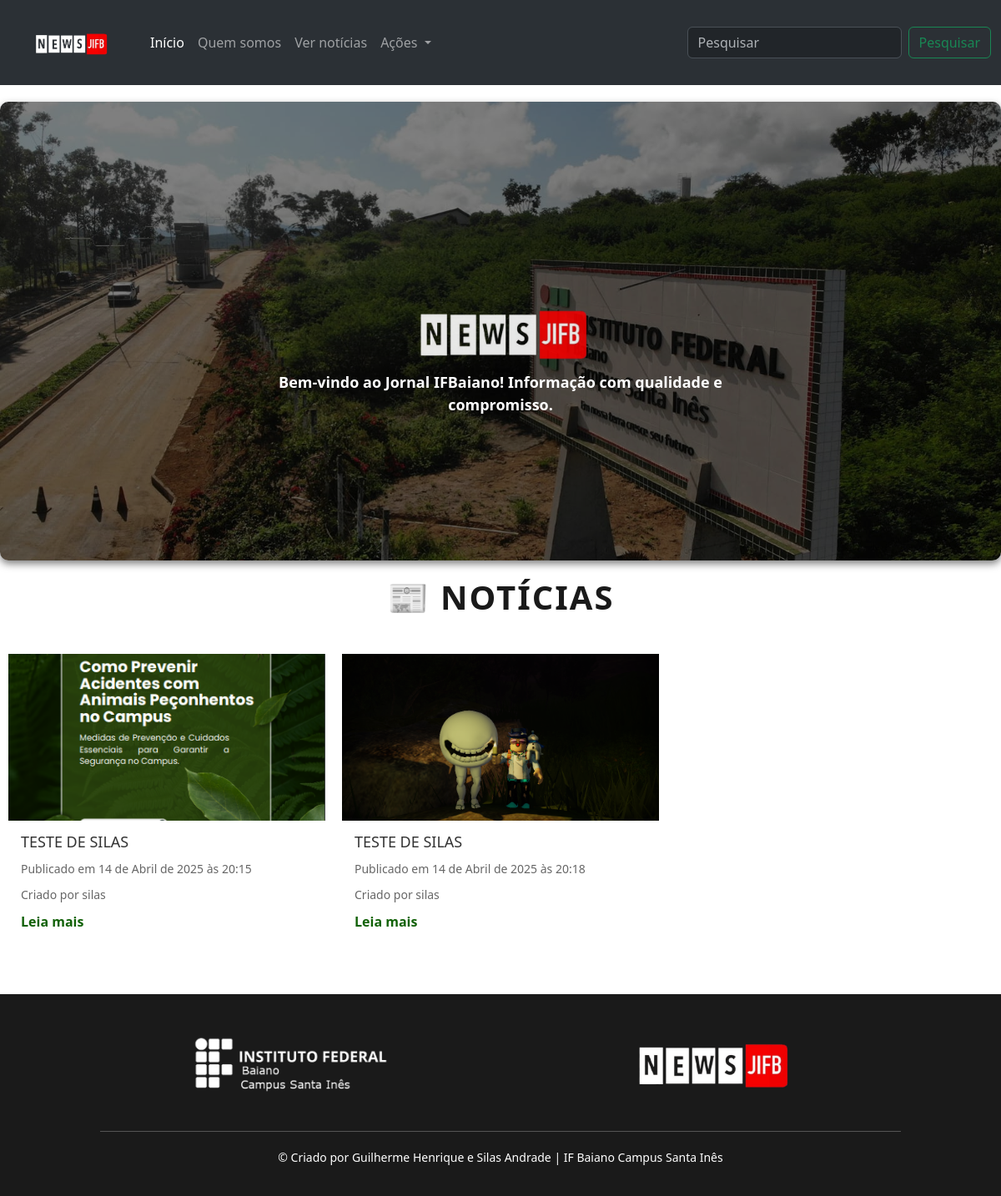
Before: / with the older database file.
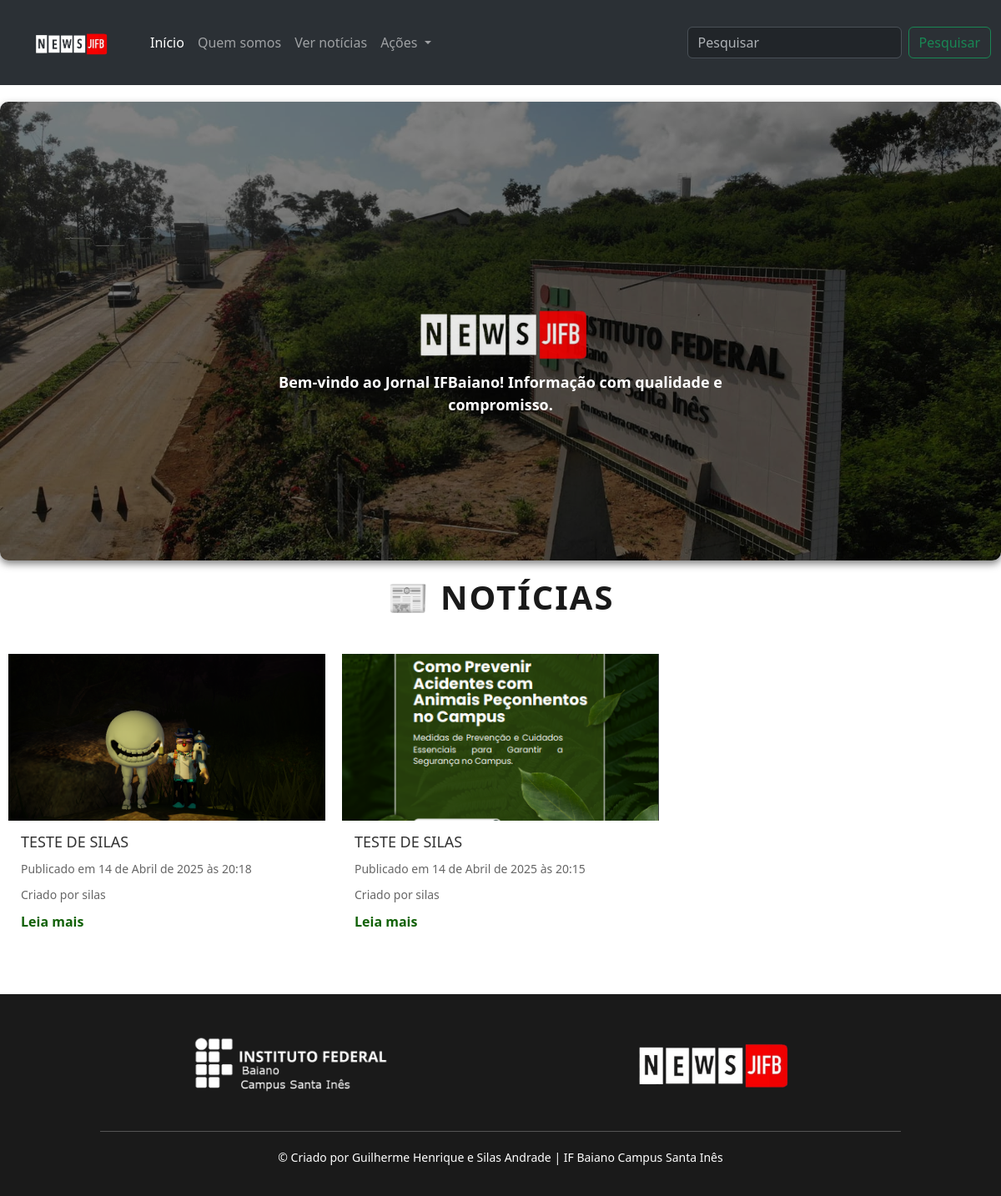
After: the same page with the newer database file.
### base/models.py (models this page shows, shortened)
class Noticia(models.Model):
    autor = models.ForeignKey(User, on_delete=models.CASCADE)
    título = models.CharField(max_length=500)
    corpo = models.FileField(upload_to="Notícias .MD/%Y/%m/%d/")
    capa_noticia = models.ImageField(upload_to="Notícias .MD/CAPAS/%Y/%m/%d/")
    visivel = models.BooleanField(default=True)
    updated = models.DateTimeField(auto_now=True)
    created = models.DateTimeField(auto_now_add=True)

### base/views.py (the view)
# urls.py: path('', views.HomePage, name='home'),
def HomePage(request):
    noticias = Noticia.objects.all().order_by('updated')
    context = {
        'noticias':noticias
    }
    return render(request, "base/index.html", context)

### base/templates/base/index.html (shortened to what this page needs)
{% load static %}
<!doctype html>
<html lang="pt-BR">
<head>
<link rel="stylesheet" href="{% static 'css/noticias.css' %}">
<link rel="stylesheet" href="{% static 'css/eventos.css' %}">
<link rel="stylesheet" href="{% static 'css/style.css' %}">
<link href="https://cdn.jsdelivr.net/npm/bootstrap@5.3.3/dist/css/bootstrap.min.css" rel="stylesheet">
</head>
<body>
    {% include 'navbar.html' %}
      <div class="entrada-container">
          <img src="{% static 'JIFB/logo_nv-removebg-preview.png'%}" alt="Logo do Jornal" class="entrada-logo">
          <div class="entrada-mensagem">
            <p>Bem-vindo ao Jornal IFBaiano! Informação com qualidade e compromisso.</p>
          </div>
      </div>
    <section class="noticias" id="noticias">
      <h2 class="titulo-secao text-center mb-4">📰 Notícias</h2>
      <div class="container-noticias">
        <section class="noticias">
            <div class="noticias-container">
                {% for noticia in noticias %}
                    {% if noticia.visivel == True %}
                        <div class="noticia-card">
                            <a href="{% url 'noticia' noticia.id %}">
                                <img src="{% static 'media/' %}{{ noticia.capa_noticia }}" alt="Notícia {{ noticia.id }}">
                            </a>
                            <div class="noticia-card-content">
                                <h3>{{noticia.título}}</h3>
                                <p>Publicado em {{noticia.created}}</p>
                                <p>Criado por {{noticia.autor}}</p>
                                <a href="{% url 'noticia' noticia.id %}" class="noticia-leia">Leia mais</a>
                            </div>
                        </div>
                    {% endif %}
                {% endfor%}
                </div>
            </div>
        </section>
{% include 'footer.html' %}
</body>
</html>

### templates/navbar.html (shortened to what this page needs)
{% load static %}
<nav class="navbar navbar-expand-lg bg-body-tertiary w-100" data-bs-theme="dark">
    <div class="container-fluid">
      <nav class="navbar bg-body-tertiary">
            <div class="container">
                <a class="navbar-brand" href="/">
                <img src="{% static 'JIFB/logo_nv-removebg-preview.png' %}" alt="Bootstrap" width="120" height="60">
               </a>
            </div>
       </nav>
        <div class="collapse navbar-collapse" id="navbarSupportedContent">
          <ul class="navbar-nav me-auto mb-2 mb-lg-0">
            <li class="nav-item">
              <a class="nav-link active" aria-current="page" href="/">Início</a>
            </li>
            <a class="nav-link" href="{% url 'quem_somos' %}">Quem somos</a>
            <li class="nav-item">
              <a class="nav-link" href="{% url 'noticia' 'feed' %}">Ver notícias</a>
            </li>
          <li class="nav-item dropdown">
            <a class="nav-link dropdown-toggle" href="#" role="button" data-bs-toggle="dropdown" aria-expanded="false">
              Ações
            </a>
          </ul>
            <form class="d-flex" role="search" method="GET" action="{% url 'procurar' %}">
              <input class="form-control me-2" name="q" type="text" placeholder="Pesquisar" aria-label="Pesquisar">
              <button class="btn btn-outline-success" type="submit">Pesquisar</button>
            </form>
      </div>
    </div>
</nav>

### templates/footer.html (shortened to what this page needs)
{% load static %}
<footer class="footer">
  <div class="footer-container">
          <a href="https://www.ifbaiano.edu.br/unidades/santaines/" target=”ifbaiano csi”><img src="{% static 'JIFB/logo-ifbaiano.png' %}" alt="Logo do Rodapé" class="footer-image"></a>
          <a href="/"><img src="{% static 'JIFB/logo_nv-removebg-preview.png' %}" alt="Logo do Rodapé JIFB" class="footer-logo-jif"></a>
  </div>
      <hr>
    <div>
        <p >©  Criado por Guilherme Henrique e Silas Andrade | IF Baiano Campus Santa Inês</p>
    </div>
</footer>

### static/css/noticias.css (style rules this page uses)
.noticias-container { display: grid; grid-template-columns: repeat(3, 1fr); gap: 20px; max-width: 1200px; width: 100%; margin: 0 auto; padding: 10px; }
.noticia-card { background: #fff; overflow: hidden; }
.noticia-card img { width: 100%; height: 200px; object-fit: cover; }
.noticia-card-content { padding: 15px; }
.noticia-card h3 { font-size: 18px; margin-bottom: 10px; color: #333; }
.noticia-card p { font-size: 14px; color: #666; margin-bottom: 10px; }
.noticia-leia { text-decoration: none; color: #116107; font-weight: bold; }

### static/css/style.css (style rules this page uses)
.entrada-container { position: relative; width: 100%; max-width: 1350px; height: 550px; overflow: hidden; border-radius: 10px; box-shadow: 0 4px 10px rgba(0, 0, 0, 0.5); margin: 20px auto; }
.entrada-logo { position: absolute; top: 50%; left: 50%; transform: translate(-50%, -50%); width: 280px; height: auto; opacity: 0.9; }
.entrada-mensagem { position: absolute; top: 65%; left: 50%; transform: translate(-50%, -50%); font-size: 18px; font-weight: bold; color: white; text-align: center; }
.titulo-secao { font-size: 2.5rem; font-weight: bold; color: #1a1a1a; text-align: center; margin-bottom: 2rem; text-transform: uppercase; letter-spacing: 2px; position: relative; padding-bottom: 10px; }

### templates/footer.html (style rules this page uses)
.footer { background-color: #1a1a1a; padding: 20px 0; text-align: center; margin-top: 50px; width: 100%; box-sizing: border-box; overflow-x: hidden; }
body { margin: 0; padding: 0; box-sizing: border-box; }
.footer-container { display: flex; justify-content: center; align-items: center; gap: 30px; justify-content: space-evenly; flex-wrap: wrap; }
.footer-image { width: 250px; height: auto; margin: 0; }
.footer-logo-jif { width: 250px; height: auto; margin: 0; }
.footer hr { margin: 20px auto; border-color: #fff; width: 80%; }
.footer p { margin-top: 20px; font-size: 14px; color:#fff; }

Changed rows visible on the page:
changed Noticia "14 de Abril de 2025 às 20:18": moves up the list
